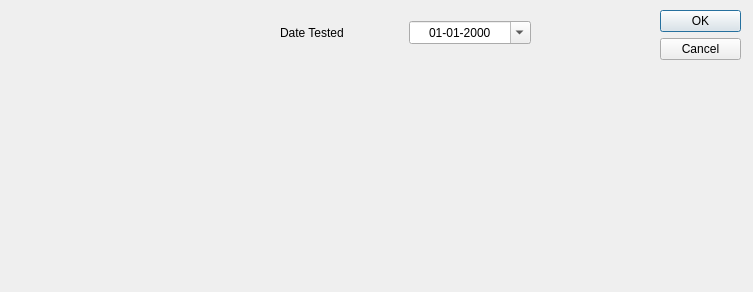
<?xml version="1.0" encoding="UTF-8"?>
<ui version="4.0">
 <class>UploadRAT</class>
 <widget class="QDialog" name="UploadRAT">
  <property name="geometry">
   <rect>
    <x>0</x>
    <y>0</y>
    <width>753</width>
    <height>292</height>
   </rect>
  </property>
  <property name="windowTitle">
   <string>Dialog</string>
  </property>
  <property name="locale">
   <locale language="English" country="NewZealand"/>
  </property>
  <widget class="QDialogButtonBox" name="buttonBox">
   <property name="geometry">
    <rect>
     <x>660</x>
     <y>10</y>
     <width>81</width>
     <height>241</height>
    </rect>
   </property>
   <property name="orientation">
    <enum>Qt::Vertical</enum>
   </property>
   <property name="standardButtons">
    <set>QDialogButtonBox::Cancel|QDialogButtonBox::Ok</set>
   </property>
  </widget>
  <widget class="QLabel" name="label">
   <property name="geometry">
    <rect>
     <x>10</x>
     <y>10</y>
     <width>221</width>
     <height>221</height>
    </rect>
   </property>
   <property name="text">
    <string/>
   </property>
   <property name="pixmap">
    <pixmap resource="resources/mycovidrecord.qrc">:/images/images/covid-test.png</pixmap>
   </property>
   <property name="scaledContents">
    <bool>true</bool>
   </property>
  </widget>
  <widget class="QWidget" name="layoutWidget">
   <property name="geometry">
    <rect>
     <x>280</x>
     <y>20</y>
     <width>251</width>
     <height>26</height>
    </rect>
   </property>
   <layout class="QHBoxLayout" name="horizontalLayout">
    <item>
     <widget class="QLabel" name="label_2">
      <property name="text">
       <string>Date Tested</string>
      </property>
     </widget>
    </item>
    <item>
     <widget class="QDateEdit" name="dateEdit_tested">
      <property name="alignment">
       <set>Qt::AlignCenter</set>
      </property>
      <property name="minimumDate">
       <date>
        <year>1940</year>
        <month>9</month>
        <day>14</day>
       </date>
      </property>
      <property name="currentSection">
       <enum>QDateTimeEdit::DaySection</enum>
      </property>
      <property name="displayFormat">
       <string>dd-MM-yyyy</string>
      </property>
      <property name="calendarPopup">
       <bool>true</bool>
      </property>
      <property name="timeSpec">
       <enum>Qt::LocalTime</enum>
      </property>
     </widget>
    </item>
   </layout>
  </widget>
 </widget>
 <resources>
  <include location="resources/mycovidrecord.qrc"/>
 </resources>
 <connections>
  <connection>
   <sender>buttonBox</sender>
   <signal>accepted()</signal>
   <receiver>UploadRAT</receiver>
   <slot>accept()</slot>
   <hints>
    <hint type="sourcelabel">
     <x>248</x>
     <y>254</y>
    </hint>
    <hint type="destinationlabel">
     <x>157</x>
     <y>274</y>
    </hint>
   </hints>
  </connection>
  <connection>
   <sender>buttonBox</sender>
   <signal>rejected()</signal>
   <receiver>UploadRAT</receiver>
   <slot>reject()</slot>
   <hints>
    <hint type="sourcelabel">
     <x>316</x>
     <y>260</y>
    </hint>
    <hint type="destinationlabel">
     <x>286</x>
     <y>274</y>
    </hint>
   </hints>
  </connection>
 </connections>
</ui>
